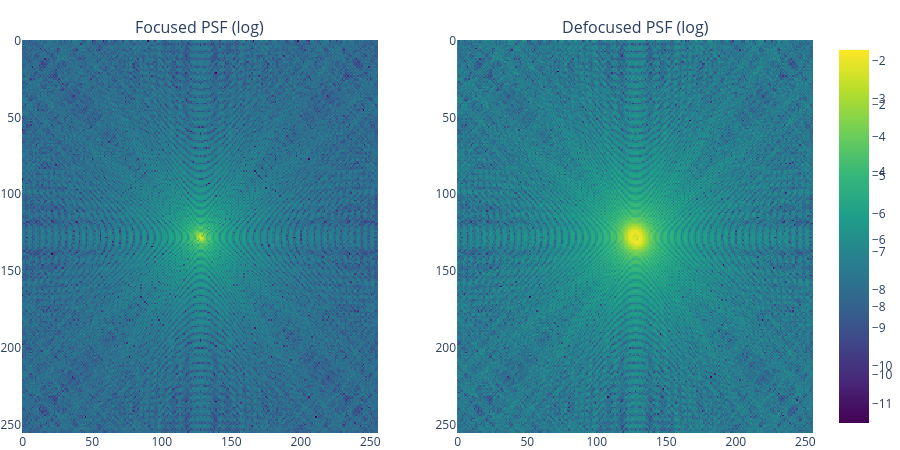

Write notebook code for a chart like this one.
### Markdown cell above
# Simulation PSF & mask pupillaire

### Code cell
# Rend le paquet importable sans installation préalable
# (pip install -e . depuis la racine du dépôt fonctionne aussi).
import sys
from pathlib import Path as _Path
sys.path.insert(0, str((_Path.cwd() / ".." / "src").resolve()))

import numpy as np
import imageio.v3 as iio
import poppy.zernike as zern
from plotly.subplots import make_subplots

from eoqual.phaseretrieval.io_utils import plot_array_plotly


# --------------------------------------------------
# Paramètres
# --------------------------------------------------

N = 256
WAVELENGTH = 550e-9  # m

DEFOCUS_WAVES = 0.1
ASTIG_WAVES   = 0.05
DIVERSITY_DEFOCUS_WAVES = 0.5
print("I - Aberrations injectées:")
print(f"   > Defocus       : {DEFOCUS_WAVES:.3f} λ")
print(f"   > Astigmatisme  : {ASTIG_WAVES:.3f} λ")
print("Id - Aberrations injectées:")
print(f"   > Defocus       : {DEFOCUS_WAVES + DIVERSITY_DEFOCUS_WAVES:.3f} λ")
print(f"   > Astigmatisme  : {ASTIG_WAVES:.3f} λ")

# conversion λ -> radians
DEFOCUS_RAD = 2 * np.pi * DEFOCUS_WAVES
ASTIG_RAD   = 2 * np.pi * ASTIG_WAVES
DIVERSITY_DEFOCUS_RAD = 2 * np.pi * DIVERSITY_DEFOCUS_WAVES

# --------------------------------------------------
# Masque circulaire
# --------------------------------------------------

y, x = np.indices((N, N))

cx = N // 2
cy = N // 2

radius = int(0.4 * N)
r = np.sqrt((x - cx) ** 2 + (y - cy) ** 2)

mask = (r <= radius).astype(np.uint8)
print(f"Mask sum : {int(mask.sum())}")

# --------------------------------------------------
# Base de Zernike
# --------------------------------------------------
basis = zern.zernike_basis(
    nterms=36,
    npix=N,
    outside=0.0,
)

# Noll :
# 1 piston
# 2 tilt X
# 3 tilt Y
# 4 defocus
# 5 astig 45°
# 6 astig 0°

# --------------------------------------------------
# I - Phase
# --------------------------------------------------
phase = np.zeros((N, N))
# 0.1 λ de défocus
phase += DEFOCUS_RAD * basis[3]
# 0.05 λ d'astigmatisme
phase += ASTIG_RAD * basis[4]
phase *= mask

z4_true_nm = DEFOCUS_WAVES * WAVELENGTH * 1e9
z5_true_nm = ASTIG_WAVES   * WAVELENGTH * 1e9
print("I - Valeurs théoriques injectées:")
print(f"   > Z4 (Defocus)      : {z4_true_nm:.3f} nm")
print(f"   > Z5 (Astigmatisme) : {z5_true_nm:.3f} nm")

# --------------------------------------------------
# Id - Phase diversity
# --------------------------------------------------
phase_diversity = phase.copy()
# Z4 supplémentaire connu
phase_diversity += (
    DIVERSITY_DEFOCUS_RAD
    * basis[3]
)
phase_diversity *= mask

z4_true_nm = (DEFOCUS_WAVES + DIVERSITY_DEFOCUS_WAVES) * WAVELENGTH * 1e9
z5_true_nm = ASTIG_WAVES   * WAVELENGTH * 1e9
print("Id * Valeurs théoriques injectées:")
print(f"   > Z4 (Defocus)      : {z4_true_nm:.3f} nm")
print(f"   > Z5 (Astigmatisme) : {z5_true_nm:.3f} nm")

# --------------------------------------------------
# I - Calcul PSF diversity
# --------------------------------------------------
pupil = mask * np.exp(1j * phase)
focal = np.fft.fftshift(np.fft.fft2(np.fft.ifftshift(pupil)))
psf  = np.abs(focal) ** 2
psf /= psf.sum()

# --------------------------------------------------
# Id - Calcul PSF 
# --------------------------------------------------
pupil_div = mask * np.exp(1j * phase_diversity)
focal_div = np.fft.fftshift(np.fft.fft2(np.fft.ifftshift(pupil_div)))
psf_div = np.abs(focal_div)**2
psf_div /= psf_div.sum()

# --------------------------------------------------
# Sauvegarde TIFF
# --------------------------------------------------
print("Save datas:")
iio.imwrite(
    "data/mask_simu.tiff",
    mask.astype(np.uint8)
)
print("   > data/mask_simu.tiff écrit")

iio.imwrite(
    "data/psf_simu.tiff",
    psf.astype(np.float32)
)
print("   > data/psf_simu.tiff écrit")

iio.imwrite(
    "data/phase_simu.tiff",
    phase.astype(np.float32)
)
print("   > data/phase_simu.tiff écrit")

iio.imwrite(
    "data/psf_diversity_simu.tiff",
    psf_div.astype(np.float32)
)
print("   > data/psf_diversity_simu.tiff écrit")

# --------------------------------------------------
# Visualisation
# --------------------------------------------------
fig = make_subplots(rows=1, cols=2, subplot_titles=("Focused PSF (log)", "Defocused PSF (log)"))
for col, arr in enumerate((psf, psf_div), start=1):
    single = plot_array_plotly(arr, log=True)
    fig.add_trace(single.data[0], row=1, col=col)
fig.update_layout(width=900, height=450, margin=dict(l=0, r=0, t=40, b=0))
fig.update_yaxes(autorange="reversed")
fig.show()

#EOF

### Figure 1 — Plotly figure (JSON) as saved in the notebook; plotly's stock layout.template omitted (floating-point values rounded to 4 significant figures; data arrays with more than 128 entries replaced by an {"elided": "..."} marker saying what was removed)
{"data": [{"colorscale": [[0.0, "#440154"], [0.1111, "#482878"], [0.2222, "#3e4989"], [0.3333, "#31688e"], [0.4444, "#26828e"], [0.5556, "#1f9e89"], [0.6667, "#35b779"], [0.7778, "#6ece58"], [0.8889, "#b5de2b"], [1.0, "#fde725"]], "showscale": true, "type": "heatmap", "xaxis": "x", "yaxis": "y", "z": {"elided": "256x256 float values"}}, {"colorscale": [[0.0, "#440154"], [0.1111, "#482878"], [0.2222, "#3e4989"], [0.3333, "#31688e"], [0.4444, "#26828e"], [0.5556, "#1f9e89"], [0.6667, "#35b779"], [0.7778, "#6ece58"], [0.8889, "#b5de2b"], [1.0, "#fde725"]], "showscale": true, "type": "heatmap", "xaxis": "x2", "yaxis": "y2", "z": {"elided": "256x256 float values"}}], "layout": {"annotations": [{"font": {"size": 16}, "showarrow": false, "text": "Focused PSF (log)", "x": 0.225, "xanchor": "center", "xref": "paper", "y": 1.0, "yanchor": "bottom", "yref": "paper"}, {"font": {"size": 16}, "showarrow": false, "text": "Defocused PSF (log)", "x": 0.775, "xanchor": "center", "xref": "paper", "y": 1.0, "yanchor": "bottom", "yref": "paper"}], "height": 450, "margin": {"b": 0, "l": 0, "r": 0, "t": 40}, "width": 900, "xaxis": {"anchor": "y", "domain": [0.0, 0.45]}, "xaxis2": {"anchor": "y2", "domain": [0.55, 1.0]}, "yaxis": {"anchor": "x", "autorange": "reversed", "domain": [0.0, 1.0]}, "yaxis2": {"anchor": "x2", "autorange": "reversed", "domain": [0.0, 1.0]}}}
